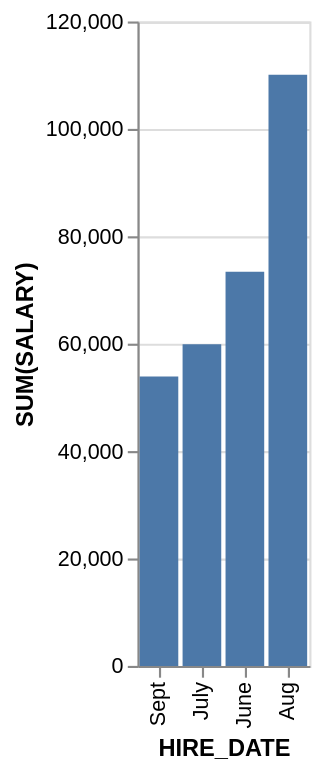

Write a Vega-Lite specification for this figure.
### Vega-Lite specification from a JSON file in a GitHub repository (floating-point values rounded to 4 significant figures)
{"data": {"values": [{"x_data": "June", "y_data": 73400}, {"x_data": "July", "y_data": 59900}, {"x_data": "Aug", "y_data": 110100}, {"x_data": "Sept", "y_data": 53900}]}, "mark": "bar", "encoding": {"x": {"field": "x_data", "type": "nominal", "title": "HIRE_DATE", "sort": {"op": "sum", "field": "y_data", "order": "ascending"}}, "y": {"field": "y_data", "type": "quantitative", "title": "SUM(SALARY)"}}}
